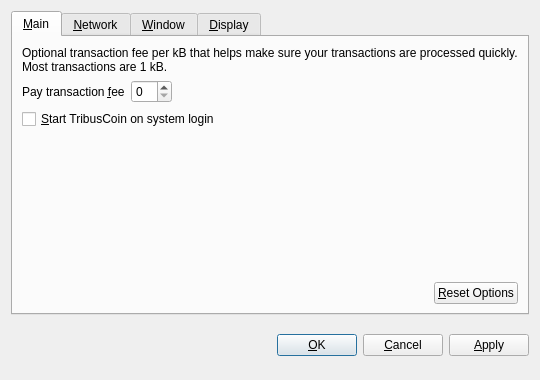
<?xml version="1.0" encoding="UTF-8"?>
<ui version="4.0">
 <class>OptionsDialog</class>
 <widget class="QDialog" name="OptionsDialog">
  <property name="geometry">
   <rect>
    <x>0</x>
    <y>0</y>
    <width>540</width>
    <height>380</height>
   </rect>
  </property>
  <property name="windowTitle">
   <string>Options</string>
  </property>
  <property name="modal">
   <bool>true</bool>
  </property>
  <layout class="QVBoxLayout" name="verticalLayout">
   <item>
    <widget class="QTabWidget" name="tabWidget">
     <property name="tabPosition">
      <enum>QTabWidget::North</enum>
     </property>
     <property name="currentIndex">
      <number>0</number>
     </property>
     <widget class="QWidget" name="tabMain">
      <attribute name="title">
       <string>&amp;Main</string>
      </attribute>
      <layout class="QVBoxLayout" name="verticalLayout_Main">
       <item>
        <widget class="QLabel" name="transactionFeeInfoLabel">
         <property name="text">
          <string>Optional transaction fee per kB that helps make sure your transactions are processed quickly. Most transactions are 1 kB.</string>
         </property>
         <property name="textFormat">
          <enum>Qt::PlainText</enum>
         </property>
         <property name="wordWrap">
          <bool>true</bool>
         </property>
        </widget>
       </item>
       <item>
        <layout class="QHBoxLayout" name="horizontalLayout_1_Main">
         <item>
          <widget class="QLabel" name="transactionFeeLabel">
           <property name="text">
            <string>Pay transaction &amp;fee</string>
           </property>
           <property name="textFormat">
            <enum>Qt::PlainText</enum>
           </property>
           <property name="buddy">
            <cstring>transactionFee</cstring>
           </property>
          </widget>
         </item>
         <item>
          <widget class="BitcoinAmountField" name="transactionFee"/>
         </item>
         <item>
          <spacer name="horizontalSpacer_1_Main">
           <property name="orientation">
            <enum>Qt::Horizontal</enum>
           </property>
           <property name="sizeHint" stdset="0">
            <size>
             <width>40</width>
             <height>20</height>
            </size>
           </property>
          </spacer>
         </item>
        </layout>
       </item>
       <item>
        <widget class="QCheckBox" name="bitcoinAtStartup">
         <property name="toolTip">
          <string>Automatically start TribusCoin after logging in to the system.</string>
         </property>
         <property name="text">
          <string>&amp;Start TribusCoin on system login</string>
         </property>
        </widget>
       </item>
       <item>
        <spacer name="verticalSpacer_Main">
         <property name="orientation">
          <enum>Qt::Vertical</enum>
         </property>
         <property name="sizeHint" stdset="0">
          <size>
           <width>20</width>
           <height>40</height>
          </size>
         </property>
        </spacer>
       </item>
       <item>
        <layout class="QHBoxLayout" name="horizontalLayout_2_Main">
         <item>
          <spacer name="horizontalSpacer_2_Main">
           <property name="orientation">
            <enum>Qt::Horizontal</enum>
           </property>
           <property name="sizeHint" stdset="0">
            <size>
             <width>40</width>
             <height>20</height>
            </size>
           </property>
          </spacer>
         </item>
         <item>
          <widget class="QPushButton" name="resetButton">
           <property name="toolTip">
            <string>Reset all client options to default.</string>
           </property>
           <property name="text">
            <string>&amp;Reset Options</string>
           </property>
           <property name="autoDefault">
            <bool>false</bool>
           </property>
          </widget>
         </item>
        </layout>
       </item>
      </layout>
     </widget>
     <widget class="QWidget" name="tabNetwork">
      <attribute name="title">
       <string>&amp;Network</string>
      </attribute>
      <layout class="QVBoxLayout" name="verticalLayout_Network">
       <item>
        <widget class="QCheckBox" name="mapPortUpnp">
         <property name="toolTip">
          <string>Automatically open the TribusCoin client port on the router. This only works when your router supports UPnP and it is enabled.</string>
         </property>
         <property name="text">
          <string>Map port using &amp;UPnP</string>
         </property>
        </widget>
       </item>
       <item>
        <widget class="QCheckBox" name="connectSocks">
         <property name="toolTip">
          <string>Connect to the TribusCoin network through a SOCKS proxy (e.g. when connecting through Tor).</string>
         </property>
         <property name="text">
          <string>&amp;Connect through SOCKS proxy:</string>
         </property>
        </widget>
       </item>
       <item>
        <layout class="QHBoxLayout" name="horizontalLayout_Network">
         <item>
          <widget class="QLabel" name="proxyIpLabel">
           <property name="text">
            <string>Proxy &amp;IP:</string>
           </property>
           <property name="textFormat">
            <enum>Qt::PlainText</enum>
           </property>
           <property name="buddy">
            <cstring>proxyIp</cstring>
           </property>
          </widget>
         </item>
         <item>
          <widget class="QValidatedLineEdit" name="proxyIp">
           <property name="maximumSize">
            <size>
             <width>140</width>
             <height>16777215</height>
            </size>
           </property>
           <property name="toolTip">
            <string>IP address of the proxy (e.g. 127.0.0.1)</string>
           </property>
          </widget>
         </item>
         <item>
          <widget class="QLabel" name="proxyPortLabel">
           <property name="text">
            <string>&amp;Port:</string>
           </property>
           <property name="textFormat">
            <enum>Qt::PlainText</enum>
           </property>
           <property name="buddy">
            <cstring>proxyPort</cstring>
           </property>
          </widget>
         </item>
         <item>
          <widget class="QLineEdit" name="proxyPort">
           <property name="maximumSize">
            <size>
             <width>55</width>
             <height>16777215</height>
            </size>
           </property>
           <property name="toolTip">
            <string>Port of the proxy (e.g. 9050)</string>
           </property>
          </widget>
         </item>
         <item>
          <widget class="QLabel" name="socksVersionLabel">
           <property name="text">
            <string>SOCKS &amp;Version:</string>
           </property>
           <property name="textFormat">
            <enum>Qt::PlainText</enum>
           </property>
           <property name="buddy">
            <cstring>socksVersion</cstring>
           </property>
          </widget>
         </item>
         <item>
          <widget class="QValueComboBox" name="socksVersion">
           <property name="toolTip">
            <string>SOCKS version of the proxy (e.g. 5)</string>
           </property>
          </widget>
         </item>
         <item>
          <spacer name="horizontalSpacer_Network">
           <property name="orientation">
            <enum>Qt::Horizontal</enum>
           </property>
           <property name="sizeHint" stdset="0">
            <size>
             <width>40</width>
             <height>20</height>
            </size>
           </property>
          </spacer>
         </item>
        </layout>
       </item>
       <item>
        <spacer name="verticalSpacer_Network">
         <property name="orientation">
          <enum>Qt::Vertical</enum>
         </property>
         <property name="sizeHint" stdset="0">
          <size>
           <width>20</width>
           <height>40</height>
          </size>
         </property>
        </spacer>
       </item>
      </layout>
     </widget>
     <widget class="QWidget" name="tabWindow">
      <attribute name="title">
       <string>&amp;Window</string>
      </attribute>
      <layout class="QVBoxLayout" name="verticalLayout_Window">
       <item>
        <widget class="QCheckBox" name="minimizeToTray">
         <property name="toolTip">
          <string>Show only a tray icon after minimizing the window.</string>
         </property>
         <property name="text">
          <string>&amp;Minimize to the tray instead of the taskbar</string>
         </property>
        </widget>
       </item>
       <item>
        <widget class="QCheckBox" name="minimizeOnClose">
         <property name="toolTip">
          <string>Minimize instead of exit the application when the window is closed. When this option is enabled, the application will be closed only after selecting Quit in the menu.</string>
         </property>
         <property name="text">
          <string>M&amp;inimize on close</string>
         </property>
        </widget>
       </item>
       <item>
        <spacer name="verticalSpacer_Window">
         <property name="orientation">
          <enum>Qt::Vertical</enum>
         </property>
         <property name="sizeHint" stdset="0">
          <size>
           <width>20</width>
           <height>40</height>
          </size>
         </property>
        </spacer>
       </item>
      </layout>
     </widget>
     <widget class="QWidget" name="tabDisplay">
      <attribute name="title">
       <string>&amp;Display</string>
      </attribute>
      <layout class="QVBoxLayout" name="verticalLayout_Display">
       <item>
        <layout class="QHBoxLayout" name="horizontalLayout_1_Display">
         <item>
          <widget class="QLabel" name="langLabel">
           <property name="text">
            <string>User Interface &amp;language:</string>
           </property>
           <property name="textFormat">
            <enum>Qt::PlainText</enum>
           </property>
           <property name="buddy">
            <cstring>lang</cstring>
           </property>
          </widget>
         </item>
         <item>
          <widget class="QValueComboBox" name="lang">
           <property name="toolTip">
            <string>The user interface language can be set here. This setting will take effect after restarting TribusCoin.</string>
           </property>
          </widget>
         </item>
        </layout>
       </item>
       <item>
        <layout class="QHBoxLayout" name="horizontalLayout_2_Display">
         <item>
          <widget class="QLabel" name="unitLabel">
           <property name="text">
            <string>&amp;Unit to show amounts in:</string>
           </property>
           <property name="textFormat">
            <enum>Qt::PlainText</enum>
           </property>
           <property name="buddy">
            <cstring>unit</cstring>
           </property>
          </widget>
         </item>
         <item>
          <widget class="QValueComboBox" name="unit">
           <property name="toolTip">
            <string>Choose the default subdivision unit to show in the interface and when sending coins.</string>
           </property>
          </widget>
         </item>
        </layout>
       </item>
       <item>
        <widget class="QCheckBox" name="displayAddresses">
         <property name="toolTip">
          <string>Whether to show TribusCoin addresses in the transaction list or not.</string>
         </property>
         <property name="text">
          <string>&amp;Display addresses in transaction list</string>
         </property>
        </widget>
       </item>
       <item>
        <spacer name="verticalSpacer_Display">
         <property name="orientation">
          <enum>Qt::Vertical</enum>
         </property>
         <property name="sizeHint" stdset="0">
          <size>
           <width>20</width>
           <height>40</height>
          </size>
         </property>
        </spacer>
       </item>
      </layout>
     </widget>
    </widget>
   </item>
   <item>
    <layout class="QHBoxLayout" name="horizontalLayout_Buttons">
     <item>
      <spacer name="horizontalSpacer_1">
       <property name="orientation">
        <enum>Qt::Horizontal</enum>
       </property>
       <property name="sizeHint" stdset="0">
        <size>
         <width>40</width>
         <height>48</height>
        </size>
       </property>
      </spacer>
     </item>
     <item>
      <widget class="QLabel" name="statusLabel">
       <property name="font">
        <font>
         <weight>75</weight>
         <bold>true</bold>
        </font>
       </property>
       <property name="text">
        <string/>
       </property>
       <property name="textFormat">
        <enum>Qt::PlainText</enum>
       </property>
       <property name="wordWrap">
        <bool>true</bool>
       </property>
      </widget>
     </item>
     <item>
      <spacer name="horizontalSpacer_2">
       <property name="orientation">
        <enum>Qt::Horizontal</enum>
       </property>
       <property name="sizeHint" stdset="0">
        <size>
         <width>40</width>
         <height>48</height>
        </size>
       </property>
      </spacer>
     </item>
     <item>
      <widget class="QPushButton" name="okButton">
       <property name="text">
        <string>&amp;OK</string>
       </property>
      </widget>
     </item>
     <item>
      <widget class="QPushButton" name="cancelButton">
       <property name="text">
        <string>&amp;Cancel</string>
       </property>
       <property name="autoDefault">
        <bool>false</bool>
       </property>
      </widget>
     </item>
     <item>
      <widget class="QPushButton" name="applyButton">
       <property name="text">
        <string>&amp;Apply</string>
       </property>
       <property name="autoDefault">
        <bool>false</bool>
       </property>
      </widget>
     </item>
    </layout>
   </item>
  </layout>
 </widget>
 <customwidgets>
  <customwidget>
   <class>BitcoinAmountField</class>
   <extends>QSpinBox</extends>
   <header>bitcoinamountfield.h</header>
  </customwidget>
  <customwidget>
   <class>QValueComboBox</class>
   <extends>QComboBox</extends>
   <header>qvaluecombobox.h</header>
  </customwidget>
  <customwidget>
   <class>QValidatedLineEdit</class>
   <extends>QLineEdit</extends>
   <header>qvalidatedlineedit.h</header>
  </customwidget>
 </customwidgets>
 <resources/>
 <connections/>
</ui>
